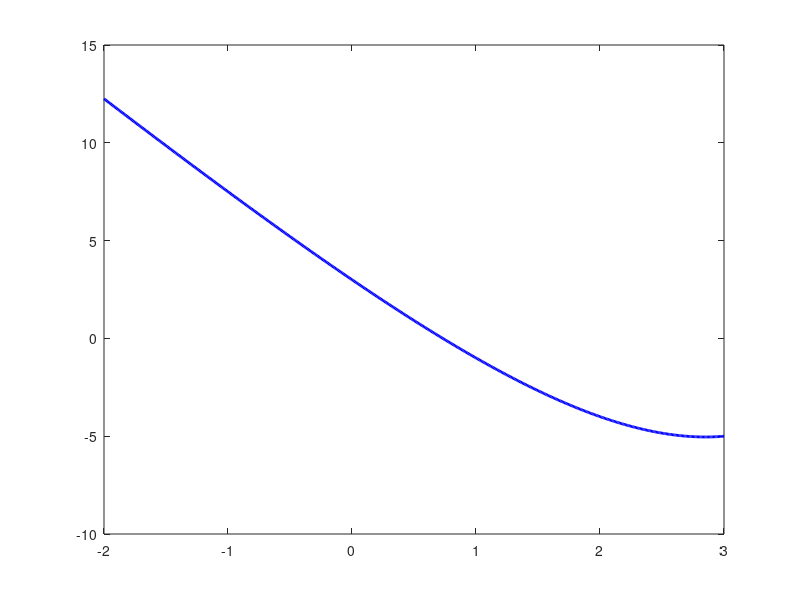

MATLAB code for this plot: (Note: this script raises an error after producing the figure.)
% Newton-Raphson Method using Recursive Programming
clc; clear;

f  = @(x) 2.^x - 5.*x + 2;                 % function
df = @(x) log(2).*2.^x - 5;                % derivative

% Main recursive function
function [root, converged] = newton_raphson_recursive(x, tol, maxIter, currentIter, f, df)
    if currentIter > maxIter
        fprintf('Maximum iterations reached without convergence.\n');
        root = x;
        converged = false;
        return;
    end
    
    % Calculate new approximation
    x_new = x - f(x)/df(x);
    
    % Print iteration info
    fprintf('%d\t %.6f\t %.6f\n', currentIter, x_new, f(x_new));
    
    % Check convergence
    if abs(x_new - x) < tol
        fprintf('\nRoot ≈ %.4f (to 4 d.p.)\n', x_new);
        root = x_new;
        converged = true;
    else
        % Recursive call with updated values
        [root, converged] = newton_raphson_recursive(x_new, tol, maxIter, currentIter + 1, f, df);
    end
end

% Initial parameters
x0 = 0.5; tol = 1e-4; maxIter = 50;

fprintf('Newton-Raphson Method Iterations (Recursive):\n');
fprintf('Iter\t x_n\t\t f(x_n)\n');

% Call recursive function
[root, converged] = newton_raphson_recursive(x0, tol, maxIter, 1, f, df);

% Plot function and root
xVals = -2:0.01:3;
plot(xVals, f(xVals), 'b-', 'LineWidth', 2); hold on;
yline(0, 'k--'); plot(root, f(root), 'ro','MarkerSize',8,'MarkerFaceColor','r');
xlabel('x'); ylabel('f(x)'); grid on;
title('Newton-Raphson (Recursive): f(x) = 2^x - 5x + 2');
legend('f(x)','y=0','Root');
